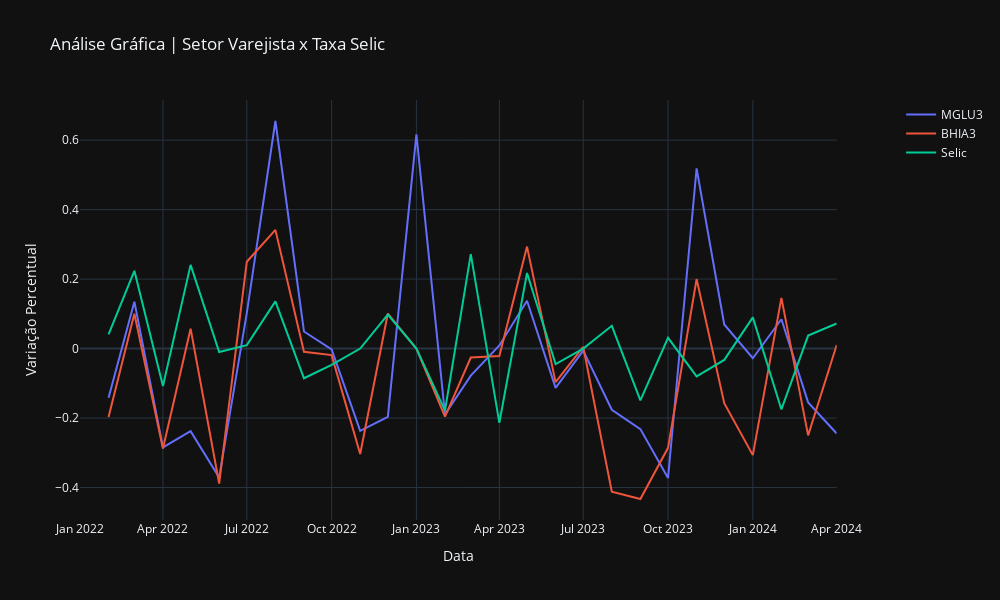

The notebook cell saved with this chart:
### Code cell
# Preços de Itaú e BB e inadimplência em variação percentual

fig = make_subplots(specs=[[{'secondary_y': True}]])

fig.add_trace(go.Scatter(x=df_varejo_selic_inflacao.index, y=df_varejo_selic_inflacao['Retorno MGLU3.SA'], name='MGLU3'))
fig.add_trace(go.Scatter(x=df_varejo_selic_inflacao.index, y=df_varejo_selic_inflacao['Retorno BHIA3.SA'], name='BHIA3'))

fig.add_trace(go.Scatter(x=df_varejo_selic_inflacao.index, y=df_varejo_selic_inflacao['Var. Selic'], name='Selic'))

fig.update_layout(xaxis_title="Data", yaxis_title="Variação Percentual", yaxis2_title="Variação da Selic Acumulada Mensal (%)", template='plotly_dark', title="Análise Gráfica | Setor Varejista x Taxa Selic", width=1000, height=600)

fig.show()
